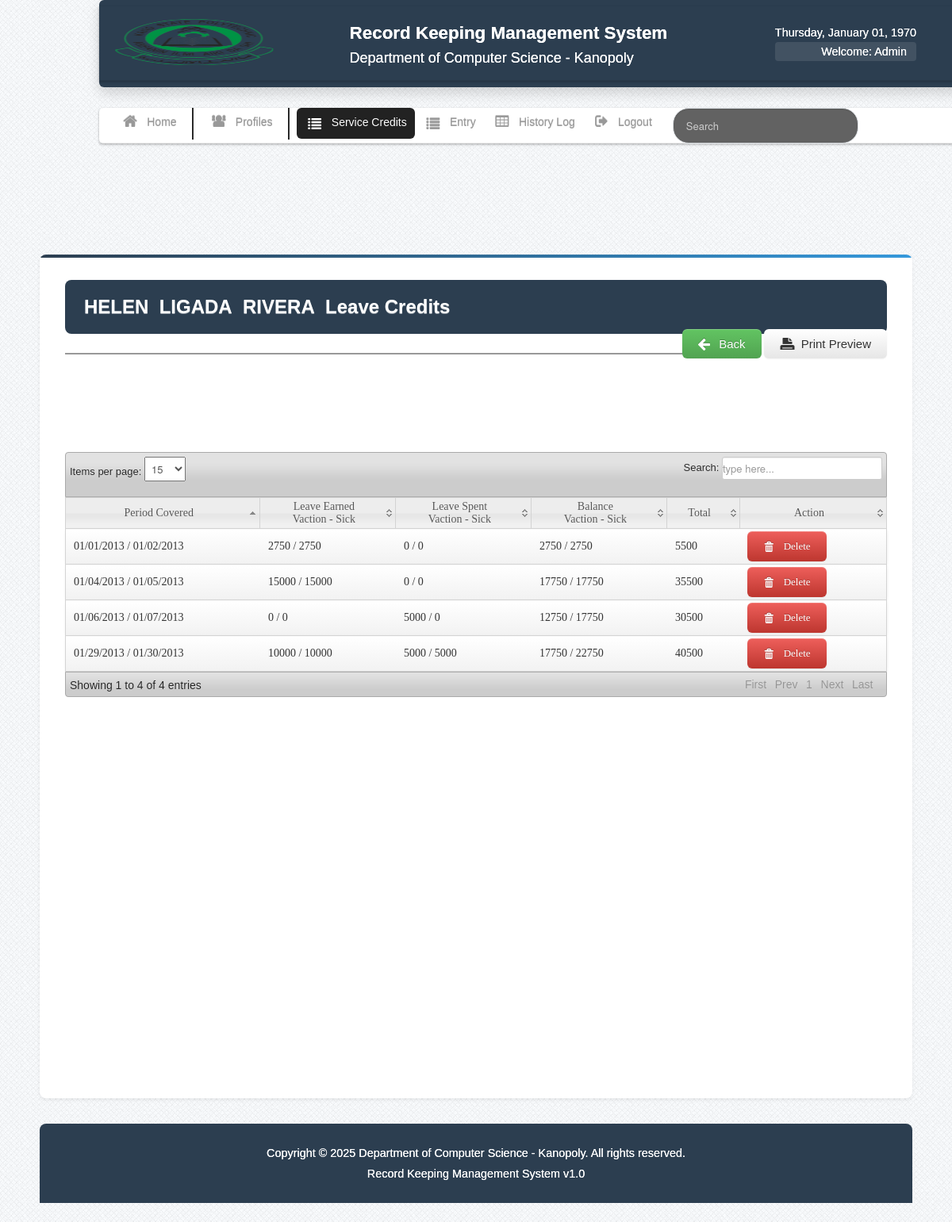
/view_service_credits.php?id=103 (signed in), run on an earlier commit of the app's database.
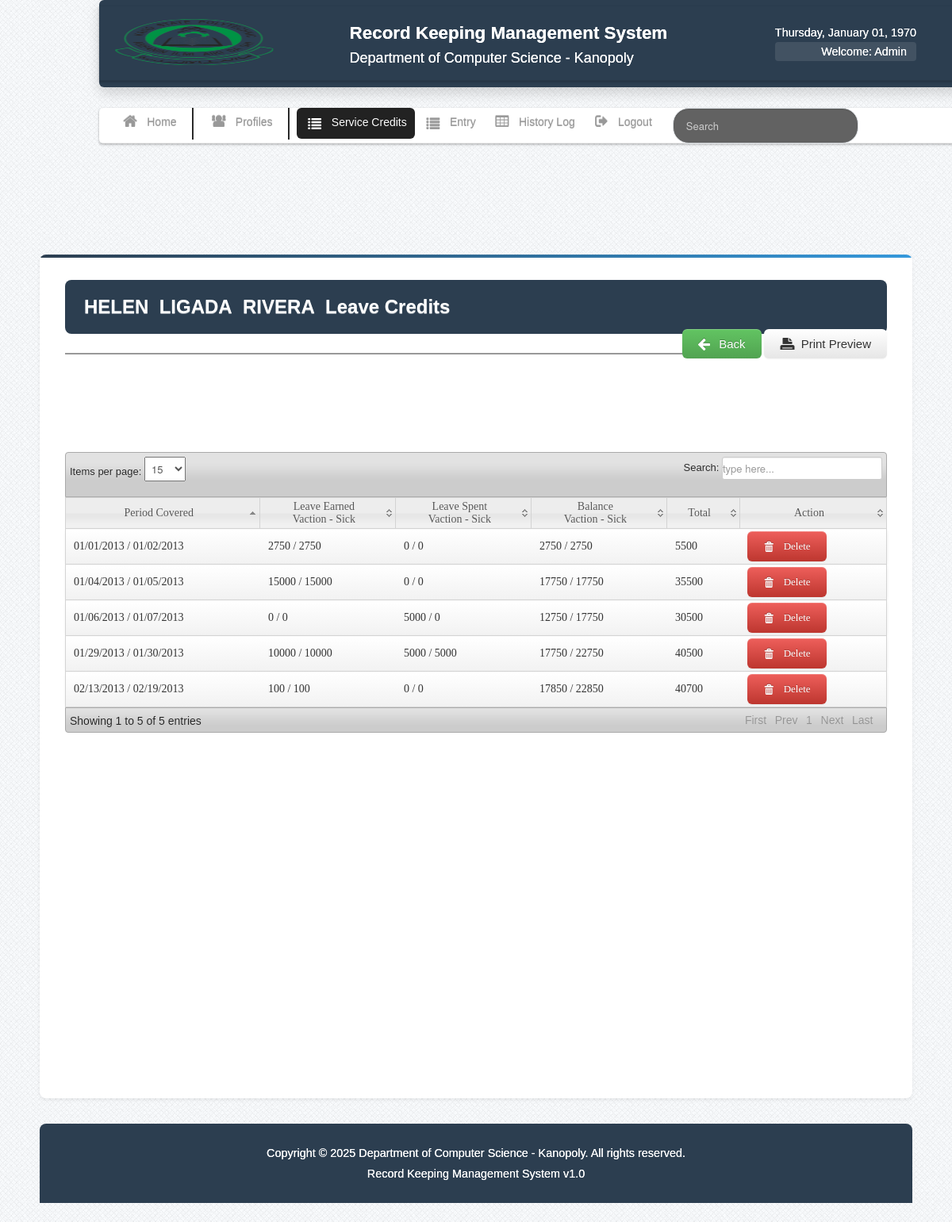
And on a later commit of the database.
### tables this page shows
CREATE TABLE IF NOT EXISTS `service_credits` (
  `service_credits_id` int(11) NOT NULL AUTO_INCREMENT,
  `from_date` varchar(100) NOT NULL,
  `to_date` varchar(100) NOT NULL,
  `LE_vacation` int(11) NOT NULL,
  `LE_sick` int(11) NOT NULL,
  `LS_vacation` int(11) NOT NULL,
  `LS_sick` int(11) NOT NULL,
  `B_vacation` int(11) NOT NULL,
  `B_sick` int(11) NOT NULL,
  `total` int(11) NOT NULL,
  `employeeID` int(11) NOT NULL,
  PRIMARY KEY (`service_credits_id`)
);

### view_service_credits.php (the view, shortened to what this page needs)
<?php include('dbcon.php'); include('session.php');include('header.php'); $get_id=$_GET['id'];?>
<body>
    <?php include('nav-top.php'); ?>
    <div class="navbar navbar-fixed-top1">
        <div class="navbar-inner">
            <div class="container">
                <div class="marg">
                    <ul class="nav">
                        <li>
                            <a href="home.php"><i class="icon-home icon-large"></i>Home</a>
                        </li>
                        <li class="divider-vertical"></li>
                        <li><a href="emp_profiles.php"><i class="icon-group icon-large"></i>Profiles</a></li>
                        <li class="divider-vertical"></li>
						<li class="active"><a href="leave_record.php"><i class="icon-list icon-large"></i>Service Credits</a></li>
                        <li><a href="entry.php"><i class="icon-list icon-large"></i>Entry</a></li>
                        <li><a href="history_log.php"><i class="icon-table icon-large"></i>History Log</a></li>
                        <li><a id="logout" data-toggle="modal" href="#myModal"><i class="icon-signout icon-large"></i>Logout</a></li>
                        <form  method="POST" action="search.php" class="navbar-search pull-right">
                            <input type="text" name="search" class="search-query" placeholder="Search">
                        </form>
                    </ul>
                </div>
            </div>
        </div>
    </div>
    <div class="wrapper">
    <div id="element" class="hero-body">
        <?php $result=mysqli_query($conn,"select * from employee where employeeID='$get_id'")or die (mysqli_error());
            $get_row=mysqli_fetch_array($result);
			$member_id=$get_row['employeeID'];
        ?>
        <div class="alert alert-info">
            <h2><font color=""><?php echo $get_row['FirstName']; ?>&nbsp;&nbsp;<?php echo $get_row['MiddleName']; ?>&nbsp;&nbsp;<?php echo $get_row['LastName']; ?>&nbsp; Leave Credits</font></h2>
        </div>
        <div class="button-back">
            <a class="btn  btn-large btn-success" href="emp_non_teaching.php"><i class="icon-arrow-left icon-large"></i>&nbsp;Back</a>
            <a href="print_service_credits.php<?php echo '?id='.$member_id; ?>" class="btn  btn-large"><i class="icon-print icon-large"></i>&nbsp;Print Preview</a>
        </div>
        <hr>
        <div class="color_white">
        <p>Position:&nbsp;<?php echo $get_row['Position']; ?></p>
        <p>Emp No:&nbsp;<?php echo $get_row['Employee_No']; ?></p>
        <p>District:</p>
        </div>
        <table class="users-table">
        <div class="demo_jui">
            <table cellpadding="0" cellspacing="0" border="0" class="display" id="log" class="jtable">
                <thead>
                    <tr>
                        <th>Period Covered</th>
                        <th>Leave Earned
                            <br>
                            Vaction - Sick
                        </th>
                        <th>Leave Spent
                            <br>
                            Vaction - Sick
                        </th>
                        <th>Balance
                            <br>
                            Vaction - Sick
                        </th>
                        <th>Total</th>
                        <th>Action</th>
                    </tr>
                </thead>
                <tbody>
                    <?php $emp_query=mysqli_query($conn,"select * from service_credits where employeeID='$get_id' order by from_date");
                        while($row=mysqli_fetch_array($emp_query)){ $id=$row['service_credits_id']; $emp=$row['employeeID'];  ?>
                        <tr class="del<?php echo $id ?>">
                            <td><?php echo $row['from_date']."  / ".$row['to_date']; ?></td>
                            <td><?php echo $row['LE_vacation']." / ".$row['LE_sick']; ?></td>
                            <td><?php echo $row['LS_vacation']." / ".$row['LS_sick']; ?></td>
                            <td><?php echo $row['B_vacation']." / ".$row['B_sick']; ?></td>
                            <td><?php echo $row['total'];?></td>
                            <td>
                                <a class="btn btn-danger1"  id="<?php echo $id; ?>">  <i class="icon-trash icon-large"></i>&nbsp;Delete</a>
                            </td>
                        </tr>
                        <?php }?>
                </tbody>
            </table>
        </div>
        <?php include('footer.php');?>
    </div>
</body>

What changed in the data, as far as the page shows it:
added service_credits: from_date "02/13/2013", to_date "02/19/2013", LE_vacation "100", LE_sick "100", LS_vacation "0", LS_sick "0", B_vacation "17850", B_sick "22850", total "40700"
Also different on the page:
text written by a page script: "Items per page: Search: Showing 1 to 4 of 4 entries First Prev 1 Next Last" → "Items per page: Search: Showing 1 to 5 of 5 entries First Prev 1 Next Last"
